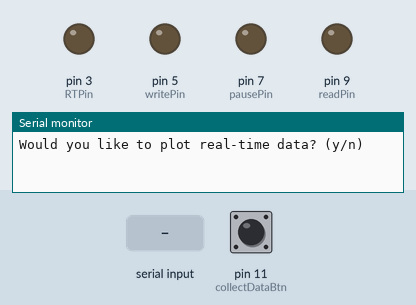
A sketch run on a simulated Arduino Uno, built with avr-gcc and run on an emulated ATmega328P. Shown: output pins drawn as LEDs (lit = HIGH), the last lines printed to the serial monitor. Dashed ring = blinking. The test bench sets the inputs (shaded band); at power-on: pin 11 (collectDataBtn) LOW.

Above: at 1.2 s.
1.3 s: "y\n" received over Serial
At 2.5 s:
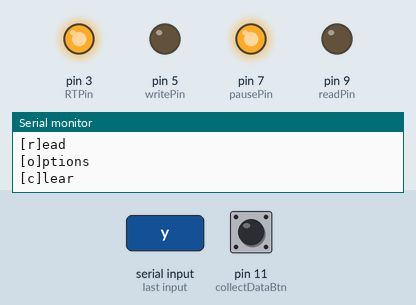
3.0 s: byte 119 ('w') received over Serial
At 3.41 s:
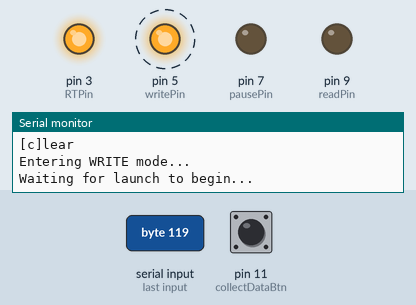
6.0 s: byte 114 ('r') received over Serial
At 7.1 s:
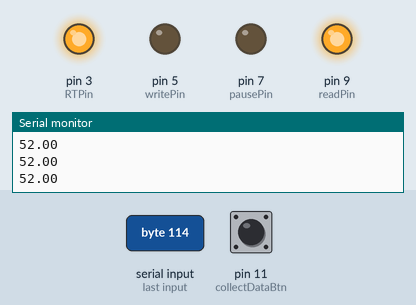
7.5 s: byte 111 ('o') received over Serial
9.1 s: byte 121 ('y') received over Serial
10.6 s: byte 102 ('f') received over Serial
At 11.8 s:
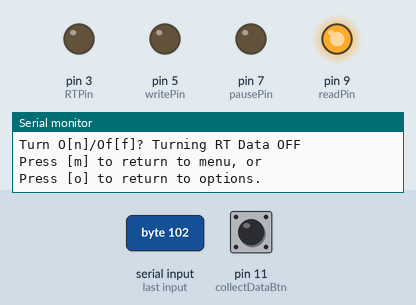
Timing chart, 0 to 13.1 s (numbered marks = the images above; inputs shaded):
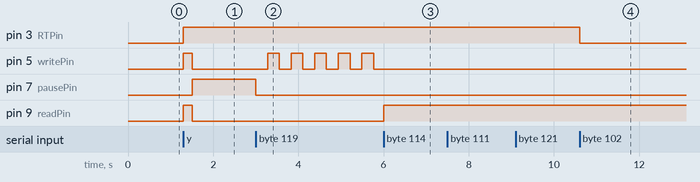

The sketch:

arduinoMain.ino
```cpp
// References
// https://learn.sparkfun.com/tutorials/sik-experiment-guide-for-arduino---v32/experiment-7-reading-a-temperature-sensor
// https://www.arduino.cc/en/Tutorial/EEPROMWrite
// https://www.arduino.cc/en/Tutorial/EEPROMRead
//
// The following may be useful to read on storing EEPROM data:
// http://www.vernier.com/engineering/arduino/store-data-eeprom/
//

#include <ctype.h>
#include <stdlib.h>
#include <math.h>
#include <EEPROM.h>


// Define pins
const int writePin = 5;
const int readPin = 9;
const int pausePin = 7;
const int collectDataBtn = 11;
const int RTPin = 3;
const int sensorPin = A0;   // Temperature Pin


int j = 0;


// SETUP of Serial port and PINS for LED
void setup() {
    Serial.begin(9600);
    pinMode(writePin, OUTPUT);
    pinMode(RTPin, OUTPUT);
    pinMode(readPin, OUTPUT);
    pinMode(pausePin, OUTPUT);
    pinMode(sensorPin, INPUT);
    pinMode(collectDataBtn, INPUT);

    while(Serial.available())
        Serial.read();
}


char mode = 'm';
char prevMode = 'm';

int k = 0;

// MAIN LOOP
void loop() {
    char RTData;
    char *RTDataPtr = &RTData;

    while (j == 0) {
        if (k == 0) {
            Serial.print("Would you like to plot real-time data? (y/n) ");
            k++;
        }

        if (Serial.available() > 0) {
            RTData = Serial.read();

            if (RTData == 'y') {
                digitalWrite(RTPin, HIGH);
                j++;
            }
            else {
                j++;
            }
        }

        return;
    }

    switch (mode) {

        // MENU mode
        case 'm':
        case 'M':
            // Set LEDs to indicate menu mode
            digitalWrite(writePin, HIGH);
            digitalWrite(readPin, HIGH);
            digitalWrite(pausePin, LOW);

            // Print menu to serial port
            PrintMenu();

            while (mode == 'm') {
                if (Serial.available() > 0) {
                    prevMode = mode;
                    mode = Serial.read();
                    if (mode == 'm') {
                        PrintMenu();
                    }
                }
            }
            break;

        // WRITE mode
        case 'w':
        case 'W':

            Serial.println("Entering WRITE mode...");

            mode = WriteData(sensorPin, collectDataBtn);
            break;

        // READ mode
        case 'r':
        case 'R':

            // Sets LEDs to indicate READ mode
            digitalWrite(writePin, LOW);
            digitalWrite(readPin, HIGH);
            digitalWrite(pausePin, LOW);

            Serial.println("Entering READ mode...");

            mode = ReadData(sensorPin, prevMode);
            break;

        // CLEAR eeprom mode
        case 'c':
        case 'C':
            Serial.println("Clearing EEPROM...");

            ClearEEPROM();

            Serial.println("EEPROM cleared!");
            Serial.println("Returning to menu...\n\n");
            mode = 'm';
            break;


        case 'o':
        case 'O':
            PrintOptions(RTData);
            while (mode == 'o') {
                mode = ChangeOptions(mode, RTDataPtr);
                if (mode == 'o') {
                    PrintOptions(RTData);
                }
            }

            break;
        // PAUSE mode
        default:
            // Sets LEDs to indicate PAUSE mode
            digitalWrite(writePin, LOW);
            digitalWrite(readPin, LOW);
            digitalWrite(pausePin, HIGH);

            mode = 'p';

            mode = PauseMode(mode);
            break;
    }

} // END void loop


void PrintOptions(char RTData) {
    Serial.println("Options");
    Serial.println("-------------------");
    Serial.print("RealTime Data: ");
    Serial.println(RTData);
    if (RTData == 'y') {
        Serial.println("ON");
    }
    else {
        Serial.println("OFF");
    }
    Serial.println("-------------------");

    return;
}


char ChangeOptions(char mode, char *RTData) {
    char changeRTDataStatus;
    char RTDataStatus;
    char changeMode;

    if (*RTData == 'y') {
        RTDataStatus = 'ON';
    }
    else {
        RTDataStatus = 'OFF';
    }

    while (mode == 'o') {
        changeRTDataStatus = 'x';
        RTDataStatus = 'x';
        changeMode = 'x';

        Serial.print("Change RT Data Status? (y/n) ");

        while (changeRTDataStatus == 'x') {

            if (Serial.available() > 0) {
                changeRTDataStatus = Serial.read();
            }
        }

        if (changeRTDataStatus == 'y') {
            Serial.print("\nTurn O[n]/Of[f]? ");
            while (RTDataStatus == 'x') {
                if (Serial.available() > 0) {
                    RTDataStatus = Serial.read();
                }
            }

            if (RTDataStatus == 'n') {
                Serial.println("Turning RT Data ON");

                *RTData == 'y';
                digitalWrite(RTPin, HIGH);
            }
            else if (RTDataStatus == 'f') {
                Serial.println("Turning RT Data OFF");

                *RTData == 'n';
                digitalWrite(RTPin, LOW);
            }
            else {
                Serial.println("Unknown command entered.");
                Serial.println("Keeping RT Data at original value.");
            }
        }

        Serial.println("Press [m] to return to menu, or");
        Serial.println("Press [o] to return to options.");

        while (changeMode == 'x') {
            if (Serial.available() > 0) {
                changeMode = Serial.read();

                if (changeMode == 'm') {
                    Serial.println("Returning to menu...\n\n");
                    mode = 'm';
                }
                else if (changeMode == 'o') {
                    Serial.println("Returning to options...\n\n");
                    mode = 'o';
                    PrintOptions(*RTData);
                }
            }

        }
    }

    return mode;
}


void ClearEEPROM(void) {
    for (int i = 0 ; i < EEPROM.length() ; i++) {

      if ((i % 100 == 0) || (i % 50 == 0)) {
          digitalWrite(writePin, HIGH);
          digitalWrite(readPin, LOW);
          digitalWrite(pausePin, LOW);
      }
      else {
          digitalWrite(writePin, LOW);
          digitalWrite(readPin, LOW);
          digitalWrite(pausePin, HIGH);

      }

      EEPROM.write(i, 0);
    }
    return;
}


char CheckModeChange(void) {

  if (Serial.available() > 0) {

      // read the incoming char:
      prevMode = mode;
      mode = Serial.read();

   }
   return mode;

}


void PrintMenu(void) {
  Serial.println("\n");
  Serial.println("  **  Menu  **    ");
  Serial.println("------------------");
  Serial.println("|  [W]rite Data   |");
  Serial.println("|  [R]ead  Data   |");
  Serial.println("|  [C]lear Data   |");
  Serial.println("|  [O]ptions      |");
  Serial.println("------------------");
  Serial.println("Enter [m]enu to return to menu at any point,");
  Serial.println("or press any other key to pause during any point of the program.");

  return;
}


char PauseMode(char mode){

    Serial.println("Program Paused. Choose an option from the following to continue: ");
    Serial.println("[m]enu");
    Serial.println("[w]rite");
    Serial.println("[r]ead");
    Serial.println("[o]ptions");
    Serial.println("[c]lear \n");

    while (mode == 'p') {
        if (Serial.available() > 0) {
            mode = Serial.read();
        }
    }

    return mode;

}


char WriteData(int sensorPin, int collectDataBtn) {

    // Declarations
    int cnt, voltVal;
    int addr = 0;   // Initializes address at 0 for EEPROM
    int beginData = 0;
    float voltage, degreesC;
    char mode = 'w';

    // Collect data when button pushed. This will be replaced by z-axis acceleration threshold
    // of rocket.
    Serial.println("Waiting for launch to begin...");
    while (beginData == 0) {

        if (cnt > 20000) {
          cnt = 0;
        }

        else if (cnt < 10000) {
            digitalWrite(writePin, LOW);
            digitalWrite(readPin, LOW);
            digitalWrite(pausePin, LOW);
        }
        else {
            digitalWrite(writePin, HIGH);
            digitalWrite(readPin, LOW);
            digitalWrite(pausePin, LOW);
        }
        cnt++;

        if (digitalRead(collectDataBtn) == HIGH) {
          beginData = 1;
        }

        prevMode = mode;
        mode = CheckModeChange();
        if (prevMode != mode) {
            beginData = 1;
        }


    }

    digitalWrite(writePin, HIGH);
    digitalWrite(readPin, LOW);
    digitalWrite(pausePin, LOW);
    // Write Data loop
    while (mode == 'w') {
        // First we'll measure the voltage at the analog pin. Normally
        // we'd use analogRead(), which returns a number from 0 to 1023.
        // Here we've written a function (further down) called
        // getVoltage() that returns the true voltage (0 to 5 Volts)
        // present on an analog input pin.
        voltage = getVoltage(sensorPin);

        // Now we'll convert the voltage to degrees Celsius.
        // This formula comes from the temperature sensor datasheet:
        // CONVERT IN PYTHON SCRIPT
        // degreesC = (voltage - 0.5) * 100.0;
        //Serial.print("Address[");
        //Serial.print(addr);
        //Serial.print("]: \t");
        Serial.println(voltage);
        /***
          Write the value to the appropriate byte of the EEPROM.
          these values will remain there when the board is
          turned off.
        ***/

        // Convert for storage to EEPROM
        voltVal = (voltage * 1000) / 4;

        // Write to EEPROM
        EEPROM.write(addr, voltVal);


        /***
          Advance to the next address, when at the end restart at the beginning.

          Larger AVR processors have larger EEPROM sizes, E.g:
          - Arduno Duemilanove: 512b EEPROM storage.
          - Arduino Uno:        1kb EEPROM storage.
          - Arduino Mega:       4kb EEPROM storage.

          Rather than hard-coding the length, you should use the pre-provided length function.
          This will make your code portable to all AVR processors.
        ***/

        addr = addr + 1;


        /***
          As the EEPROM sizes are powers of two, wrapping (preventing overflow) of an
          EEPROM address is also doable by a bitwise and of the length - 1.

          ++addr &= EEPROM.length() - 1;
        ***/

        // Check for mode change
        mode = CheckModeChange();
        delay(100);
    }

    return mode;
}


char ReadData(int Pin, char prevMode) {

    // Declarations
    byte value;
    float voltageVal, voltage, degreesC;
    int addr = 0;
    char mode = 'r';

    // Checks previous mode. If previous mode was write, now that we are reading
    // we should reset the EEPROM address to 0 so we can read from the beginning.

    if ( (prevMode == 'w') || (prevMode == 'W') ) {
        addr = 0;
    }


    while (mode == 'r') {
        value = EEPROM.read(addr);

        voltageVal = value;

        voltage = voltageVal * 4 / 1000;
        //Serial.print("Voltage: ");
        //Serial.print("\t");
        //Serial.println(voltage);

        degreesC = (voltage - 0.5) * 100.0;
        //Serial.print("Degrees C: ");
        //Serial.print("\t");


        //Serial.print("Address[");
        //Serial.print(addr);
        //Serial.print("]: \t");
        Serial.println(degreesC);


        /***
          Advance to the next address, when at the end restart at the beginning.

          Larger AVR processors have larger EEPROM sizes, E.g:
          - Arduno Duemilanove: 512b EEPROM storage.
          - Arduino Uno:        1kb EEPROM storage.
          - Arduino Mega:       4kb EEPROM storage.

          Rather than hard-coding the length, you should use the pre-provided length function.
          This will make your code portable to all AVR processors.
        ***/
        addr = addr + 1;
        if (addr == EEPROM.length()) {
          addr = 0;
        }
        // Check for mode change
        mode = CheckModeChange();

        delay(100);
    }

    return mode;
}


float getVoltage(int pin) {
    // This function has one input parameter, the analog pin number
    // to read. You might notice that this function does not have
    // "void" in front of it; this is because it returns a floating-
    // point value, which is the true voltage on that pin (0 to 5V).


    return (analogRead(pin) * 0.004882814);
    // This equation converts the 0 to 1023 value that analogRead()
    // returns, into a 0.0 to 5.0 value that is the true voltage
    // being read at that pin.
}
```

Measured:
- after the input at 1.3 s, pin 3 (RTPin): LOW → HIGH at once; pin 5 (writePin), pin 9 (readPin): LOW → HIGH at once, → LOW 0.20 s later; pin 7 (pausePin): LOW → HIGH after 0.20 s
- after the input at 3.0 s, pin 5 (writePin): alternates HIGH for 0.28 s and LOW for 0.28 s, starting after 0.28 s; pin 7 (pausePin): HIGH → LOW at once
- after the input at 6.0 s, pin 5 (writePin): stops changing and stays LOW; pin 9 (readPin): LOW → HIGH at once
- after the input at 10.6 s, pin 3 (RTPin): HIGH → LOW at once
